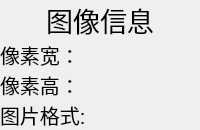
                         <widget class="QWidget" name="widget_57" native="true">
                          <property name="styleSheet">
                           <string notr="true">QWidget#widget_57{
	background-color:rgba(240, 255, 254, 96);
	border-radius: 20px;
	font-size:20px;
}
</string>
                          </property>
                          <layout class="QVBoxLayout" name="verticalLayout_82">
                           <property name="spacing">
                            <number>0</number>
                           </property>
                           <property name="leftMargin">
                            <number>0</number>
                           </property>
                           <property name="topMargin">
                            <number>0</number>
                           </property>
                           <property name="rightMargin">
                            <number>0</number>
                           </property>
                           <property name="bottomMargin">
                            <number>0</number>
                           </property>
                           <item>
                            <widget class="QLabel" name="label_132">
                             <property name="font">
                              <font>
                               <pointsize>20</pointsize>
                              </font>
                             </property>
                             <property name="text">
                              <string>图像信息</string>
                             </property>
                             <property name="alignment">
                              <set>Qt::AlignCenter</set>
                             </property>
                            </widget>
                           </item>
                           <item>
                            <layout class="QHBoxLayout" name="horizontalLayout_83">
                             <item>
                              <widget class="QLabel" name="label_133">
                               <property name="font">
                                <font>
                                 <pointsize>15</pointsize>
                                </font>
                               </property>
                               <property name="text">
                                <string>像素宽：</string>
                               </property>
                              </widget>
                             </item>
                            </layout>
                           </item>
                           <item>
                            <layout class="QHBoxLayout" name="horizontalLayout_84">
                             <item>
                              <widget class="QLabel" name="label_134">
                               <property name="font">
                                <font>
                                 <pointsize>15</pointsize>
                                </font>
                               </property>
                               <property name="text">
                                <string>像素高：</string>
                               </property>
                              </widget>
                             </item>
                            </layout>
                           </item>
                           <item>
                            <layout class="QHBoxLayout" name="horizontalLayout_85">
                             <item>
                              <widget class="QLabel" name="label_135">
                               <property name="font">
                                <font>
                                 <pointsize>15</pointsize>
                                </font>
                               </property>
                               <property name="text">
                                <string>图片格式:</string>
                               </property>
                              </widget>
                             </item>
                            </layout>
                           </item>
                          </layout>
                         </widget>
